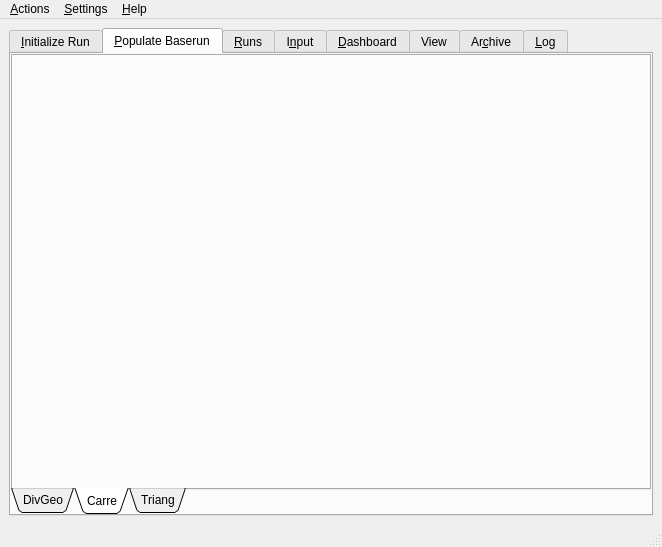
<?xml version="1.0" encoding="UTF-8"?>
<ui version="4.0">
 <author>Leon Kos</author>
 <class>MainWindow</class>
 <widget class="QMainWindow" name="MainWindow">
  <property name="enabled">
   <bool>true</bool>
  </property>
  <property name="geometry">
   <rect>
    <x>0</x>
    <y>0</y>
    <width>662</width>
    <height>547</height>
   </rect>
  </property>
  <property name="sizePolicy">
   <sizepolicy hsizetype="Expanding" vsizetype="Expanding">
    <horstretch>0</horstretch>
    <verstretch>0</verstretch>
   </sizepolicy>
  </property>
  <property name="windowTitle">
   <string>SOLPS-ITER</string>
  </property>
  <widget class="QWidget" name="centralwidget">
   <layout class="QGridLayout" name="gridLayout_8">
    <item row="0" column="0">
     <widget class="QTabWidget" name="tabWidget">
      <property name="sizePolicy">
       <sizepolicy hsizetype="Expanding" vsizetype="Expanding">
        <horstretch>0</horstretch>
        <verstretch>0</verstretch>
       </sizepolicy>
      </property>
      <property name="currentIndex">
       <number>1</number>
      </property>
      <widget class="QWidget" name="tab">
       <attribute name="title">
        <string>&amp;Initialize Run</string>
       </attribute>
       <layout class="QGridLayout" name="gridLayout_2">
        <item row="0" column="0">
         <widget class="QLabel" name="label">
          <property name="text">
           <string>Device template:</string>
          </property>
         </widget>
        </item>
        <item row="0" column="1">
         <widget class="QComboBox" name="comboBox">
          <property name="currentText">
           <string>ITER</string>
          </property>
          <item>
           <property name="text">
            <string>ITER</string>
           </property>
          </item>
          <item>
           <property name="text">
            <string>AUG</string>
           </property>
          </item>
          <item>
           <property name="text">
            <string>JET</string>
           </property>
          </item>
          <item>
           <property name="text">
            <string>COMPASS</string>
           </property>
          </item>
          <item>
           <property name="text">
            <string>MAST-U</string>
           </property>
          </item>
         </widget>
        </item>
        <item row="0" column="2">
         <widget class="QCommandLinkButton" name="initializeRuns">
          <property name="text">
           <string>Initialize Runs</string>
          </property>
         </widget>
        </item>
        <item row="1" column="0">
         <widget class="QLabel" name="label_5">
          <property name="text">
           <string>Sequence script:</string>
          </property>
         </widget>
        </item>
        <item row="2" column="0" colspan="2">
         <widget class="Script" name="script_sequence">
          <property name="plainText">
           <string>for i in range(10):
   cmd = &quot;mkdir run{0:02d}&quot;.format(i)
   self.output.emit(cmd)
self.output.emit(&quot;ls -ld run*&quot;)</string>
          </property>
         </widget>
        </item>
        <item row="2" column="2">
         <widget class="TcshEdit" name="tcsh_sequence">
          <property name="sizePolicy">
           <sizepolicy hsizetype="Expanding" vsizetype="Expanding">
            <horstretch>0</horstretch>
            <verstretch>0</verstretch>
           </sizepolicy>
          </property>
         </widget>
        </item>
        <item row="3" column="0" colspan="3">
         <widget class="QLabel" name="label_initialize_runs">
          <property name="text">
           <string>Please select working direcory in the Runs tab for sequence initialization.</string>
          </property>
          <property name="wordWrap">
           <bool>true</bool>
          </property>
         </widget>
        </item>
       </layout>
      </widget>
      <widget class="QWidget" name="tab_2">
       <attribute name="title">
        <string>&amp;Populate Baserun</string>
       </attribute>
       <layout class="QGridLayout" name="gridLayout_3">
        <property name="leftMargin">
         <number>0</number>
        </property>
        <property name="topMargin">
         <number>0</number>
        </property>
        <property name="rightMargin">
         <number>0</number>
        </property>
        <property name="bottomMargin">
         <number>0</number>
        </property>
        <property name="spacing">
         <number>0</number>
        </property>
        <item row="0" column="0">
         <widget class="QTabWidget" name="tabWidget_2">
          <property name="tabPosition">
           <enum>QTabWidget::South</enum>
          </property>
          <property name="tabShape">
           <enum>QTabWidget::Triangular</enum>
          </property>
          <property name="currentIndex">
           <number>1</number>
          </property>
          <widget class="QWidget" name="tab_16">
           <attribute name="title">
            <string>DivGeo</string>
           </attribute>
           <layout class="QGridLayout" name="gridLayout_11">
            <property name="leftMargin">
             <number>0</number>
            </property>
            <property name="topMargin">
             <number>0</number>
            </property>
            <property name="rightMargin">
             <number>0</number>
            </property>
            <property name="bottomMargin">
             <number>0</number>
            </property>
            <property name="spacing">
             <number>0</number>
            </property>
            <item row="0" column="0">
             <widget class="DivGeo" name="divgeo">
              <property name="sizePolicy">
               <sizepolicy hsizetype="Expanding" vsizetype="Expanding">
                <horstretch>0</horstretch>
                <verstretch>0</verstretch>
               </sizepolicy>
              </property>
              <property name="sizeIncrement">
               <size>
                <width>0</width>
                <height>0</height>
               </size>
              </property>
             </widget>
            </item>
           </layout>
          </widget>
          <widget class="QWidget" name="tab_15">
           <attribute name="title">
            <string>Carre</string>
           </attribute>
           <layout class="QGridLayout" name="gridLayout_12">
            <property name="leftMargin">
             <number>0</number>
            </property>
            <property name="topMargin">
             <number>0</number>
            </property>
            <property name="rightMargin">
             <number>0</number>
            </property>
            <property name="bottomMargin">
             <number>0</number>
            </property>
            <property name="spacing">
             <number>0</number>
            </property>
            <item row="0" column="0">
             <widget class="Carre" name="carre"/>
            </item>
           </layout>
          </widget>
          <widget class="QWidget" name="tab_17">
           <attribute name="title">
            <string>Triang</string>
           </attribute>
           <layout class="QGridLayout" name="gridLayout_13">
            <property name="leftMargin">
             <number>0</number>
            </property>
            <property name="topMargin">
             <number>0</number>
            </property>
            <property name="rightMargin">
             <number>0</number>
            </property>
            <property name="bottomMargin">
             <number>0</number>
            </property>
            <property name="spacing">
             <number>0</number>
            </property>
            <item row="0" column="0">
             <widget class="Triang" name="triang"/>
            </item>
           </layout>
          </widget>
         </widget>
        </item>
       </layout>
      </widget>
      <widget class="QWidget" name="tab_Runs">
       <property name="acceptDrops">
        <bool>false</bool>
       </property>
       <attribute name="title">
        <string>&amp;Runs</string>
       </attribute>
       <layout class="QGridLayout" name="gridLayout">
        <property name="leftMargin">
         <number>0</number>
        </property>
        <property name="topMargin">
         <number>0</number>
        </property>
        <property name="rightMargin">
         <number>0</number>
        </property>
        <property name="bottomMargin">
         <number>0</number>
        </property>
        <property name="spacing">
         <number>0</number>
        </property>
        <item row="1" column="0">
         <widget class="QComboBox" name="comboBoxRunFilterType"/>
        </item>
        <item row="0" column="0">
         <widget class="QPushButton" name="pushButton_Import">
          <property name="enabled">
           <bool>false</bool>
          </property>
          <property name="sizePolicy">
           <sizepolicy hsizetype="Preferred" vsizetype="Fixed">
            <horstretch>0</horstretch>
            <verstretch>0</verstretch>
           </sizepolicy>
          </property>
          <property name="maximumSize">
           <size>
            <width>16777215</width>
            <height>16777215</height>
           </size>
          </property>
          <property name="toolTip">
           <string>Imports existing run from elsewhere (with possible conversion) and puts it under selected tree.</string>
          </property>
          <property name="text">
           <string>Import</string>
          </property>
         </widget>
        </item>
        <item row="0" column="1">
         <widget class="QPushButton" name="pushButton_Archive">
          <property name="enabled">
           <bool>false</bool>
          </property>
          <property name="sizePolicy">
           <sizepolicy hsizetype="Preferred" vsizetype="Fixed">
            <horstretch>0</horstretch>
            <verstretch>0</verstretch>
           </sizepolicy>
          </property>
          <property name="maximumSize">
           <size>
            <width>16777215</width>
            <height>16777215</height>
           </size>
          </property>
          <property name="toolTip">
           <string>Moves the selected tree into Archive</string>
          </property>
          <property name="text">
           <string>Archive</string>
          </property>
         </widget>
        </item>
        <item row="0" column="2">
         <widget class="QPushButton" name="pushButton_Run">
          <property name="enabled">
           <bool>false</bool>
          </property>
          <property name="sizePolicy">
           <sizepolicy hsizetype="Preferred" vsizetype="Fixed">
            <horstretch>0</horstretch>
            <verstretch>0</verstretch>
           </sizepolicy>
          </property>
          <property name="maximumSize">
           <size>
            <width>16777215</width>
            <height>16777215</height>
           </size>
          </property>
          <property name="toolTip">
           <string>Starts the run with the method selected in Preferences</string>
          </property>
          <property name="text">
           <string>Run</string>
          </property>
         </widget>
        </item>
        <item row="0" column="3">
         <widget class="QPushButton" name="pushButton_Stop">
          <property name="enabled">
           <bool>false</bool>
          </property>
          <property name="sizePolicy">
           <sizepolicy hsizetype="Preferred" vsizetype="Fixed">
            <horstretch>0</horstretch>
            <verstretch>0</verstretch>
           </sizepolicy>
          </property>
          <property name="maximumSize">
           <size>
            <width>16777215</width>
            <height>16777215</height>
           </size>
          </property>
          <property name="toolTip">
           <string>Creates b2mn.exe.dir/.quit that
should eventually stop the run.</string>
          </property>
          <property name="text">
           <string>Stop</string>
          </property>
         </widget>
        </item>
        <item row="0" column="4">
         <widget class="QPushButton" name="pushButton_Continue">
          <property name="enabled">
           <bool>false</bool>
          </property>
          <property name="sizePolicy">
           <sizepolicy hsizetype="Preferred" vsizetype="Fixed">
            <horstretch>0</horstretch>
            <verstretch>0</verstretch>
           </sizepolicy>
          </property>
          <property name="maximumSize">
           <size>
            <width>16777215</width>
            <height>16777215</height>
           </size>
          </property>
          <property name="toolTip">
           <string>Copies b2fstate to b2fstati
and starts the run</string>
          </property>
          <property name="text">
           <string>Continue</string>
          </property>
         </widget>
        </item>
        <item row="0" column="5">
         <widget class="QPushButton" name="pushButton_Edit">
          <property name="enabled">
           <bool>false</bool>
          </property>
          <property name="sizePolicy">
           <sizepolicy hsizetype="Preferred" vsizetype="Fixed">
            <horstretch>0</horstretch>
            <verstretch>0</verstretch>
           </sizepolicy>
          </property>
          <property name="maximumSize">
           <size>
            <width>16777215</width>
            <height>16777215</height>
           </size>
          </property>
          <property name="text">
           <string>Edit</string>
          </property>
         </widget>
        </item>
        <item row="1" column="1" colspan="2">
         <widget class="QCheckBox" name="filterCaseSensitivityCheckBox">
          <property name="text">
           <string>Case sensitive filter</string>
          </property>
         </widget>
        </item>
        <item row="0" column="6">
         <widget class="PutIDS" name="put_edge_ids"/>
        </item>
        <item row="0" column="7">
         <widget class="GetIDS" name="get_edge_ids"/>
        </item>
        <item row="1" column="3" colspan="4">
         <widget class="QLineEdit" name="lineEditRunFilter">
          <property name="sizePolicy">
           <sizepolicy hsizetype="Preferred" vsizetype="Fixed">
            <horstretch>0</horstretch>
            <verstretch>0</verstretch>
           </sizepolicy>
          </property>
          <property name="text">
           <string/>
          </property>
         </widget>
        </item>
        <item row="1" column="7">
         <widget class="QPushButton" name="pushButton_Filter">
          <property name="enabled">
           <bool>true</bool>
          </property>
          <property name="text">
           <string>Filter</string>
          </property>
         </widget>
        </item>
        <item row="2" column="0" colspan="8">
         <widget class="QTreeView" name="treeViewRuns">
          <property name="dragEnabled">
           <bool>false</bool>
          </property>
          <property name="alternatingRowColors">
           <bool>true</bool>
          </property>
          <property name="textElideMode">
           <enum>Qt::ElideRight</enum>
          </property>
         </widget>
        </item>
       </layout>
      </widget>
      <widget class="QWidget" name="tab_Input">
       <attribute name="title">
        <string>I&amp;nput</string>
       </attribute>
       <layout class="QGridLayout" name="gridLayout_7">
        <item row="0" column="0">
         <widget class="SolpsInput" name="solpsinput"/>
        </item>
       </layout>
      </widget>
      <widget class="QWidget" name="tab_4">
       <attribute name="title">
        <string>&amp;Dashboard</string>
       </attribute>
       <layout class="QGridLayout" name="gridLayout_10">
        <item row="0" column="0" colspan="2">
         <widget class="TcshEdit" name="tcsh">
          <property name="sizePolicy">
           <sizepolicy hsizetype="Expanding" vsizetype="Minimum">
            <horstretch>0</horstretch>
            <verstretch>0</verstretch>
           </sizepolicy>
          </property>
         </widget>
        </item>
        <item row="1" column="0">
         <widget class="QLineEdit" name="lineEdit">
          <property name="sizePolicy">
           <sizepolicy hsizetype="Minimum" vsizetype="Minimum">
            <horstretch>0</horstretch>
            <verstretch>0</verstretch>
           </sizepolicy>
          </property>
          <property name="maximumSize">
           <size>
            <width>202</width>
            <height>16777215</height>
           </size>
          </property>
          <property name="text">
           <string>b2fstate_OK</string>
          </property>
         </widget>
        </item>
        <item row="1" column="1">
         <widget class="QPushButton" name="pushButton_10">
          <property name="sizePolicy">
           <sizepolicy hsizetype="Maximum" vsizetype="Minimum">
            <horstretch>0</horstretch>
            <verstretch>0</verstretch>
           </sizepolicy>
          </property>
          <property name="text">
           <string>Run tcsh</string>
          </property>
         </widget>
        </item>
        <item row="2" column="0">
         <widget class="Director" name="director">
          <property name="toolTip">
           <string>Director for emiting selected run</string>
          </property>
          <property name="whatsThis">
           <string>This widget receives a selected run and directs    it further in various ways depending on the Check state.   </string>
          </property>
          <property name="text">
           <string>Director</string>
          </property>
          <property name="checked">
           <bool>true</bool>
          </property>
          <property name="tristate">
           <bool>false</bool>
          </property>
         </widget>
        </item>
        <item row="2" column="1" colspan="2">
         <widget class="QLabel" name="label_7">
          <property name="text">
           <string>Please select current run in the Runs tab.</string>
          </property>
          <property name="wordWrap">
           <bool>true</bool>
          </property>
         </widget>
        </item>
        <item row="0" column="2" rowspan="2">
         <layout class="QGridLayout" name="gridLayout_9">
          <item row="1" column="0">
           <layout class="QHBoxLayout" name="horizontalLayout_2">
            <item>
             <widget class="SolpsPlots" name="solpsplots">
              <property name="inputMethodHints">
               <set>Qt::ImhNone</set>
              </property>
              <property name="currentIndex">
               <number>-1</number>
              </property>
              <property name="frame">
               <bool>false</bool>
              </property>
             </widget>
            </item>
            <item>
             <widget class="QPushButton" name="pushButton_9">
              <property name="maximumSize">
               <size>
                <width>100</width>
                <height>16777215</height>
               </size>
              </property>
              <property name="text">
               <string>Plot</string>
              </property>
             </widget>
            </item>
           </layout>
          </item>
          <item row="0" column="0">
           <widget class="Gnuplot" name="gnuplot">
            <property name="sizePolicy">
             <sizepolicy hsizetype="Expanding" vsizetype="Expanding">
              <horstretch>0</horstretch>
              <verstretch>0</verstretch>
             </sizepolicy>
            </property>
           </widget>
          </item>
         </layout>
        </item>
       </layout>
       <zorder>lineEdit</zorder>
       <zorder>pushButton_10</zorder>
       <zorder>director</zorder>
       <zorder>label_7</zorder>
       <zorder>tcsh</zorder>
      </widget>
      <widget class="QWidget" name="tab_3">
       <attribute name="title">
        <string>View</string>
       </attribute>
       <layout class="QGridLayout" name="gridLayout_4">
        <item row="0" column="0">
         <widget class="SolpsInput" name="solpsview">
          <property name="currentIndex">
           <number>2</number>
          </property>
          <widget class="QWidget" name="tab_14">
           <attribute name="title">
            <string>b2mn.prt</string>
           </attribute>
          </widget>
          <widget class="QWidget" name="tab_7">
           <attribute name="title">
            <string>run.log</string>
           </attribute>
          </widget>
          <widget class="QWidget" name="tab_10">
           <attribute name="title">
            <string>run.log.gz</string>
           </attribute>
          </widget>
          <widget class="QWidget" name="tab_11">
           <attribute name="title">
            <string>b2fgmtry</string>
           </attribute>
          </widget>
          <widget class="QWidget" name="tab_8">
           <attribute name="title">
            <string>b2fstati</string>
           </attribute>
          </widget>
          <widget class="QWidget" name="tab_13">
           <attribute name="title">
            <string>b2fpardf</string>
           </attribute>
          </widget>
          <widget class="QWidget" name="tab_12">
           <attribute name="title">
            <string>b2frates</string>
           </attribute>
          </widget>
          <widget class="QWidget" name="tab_9">
           <attribute name="title">
            <string>b2fstate</string>
           </attribute>
          </widget>
         </widget>
        </item>
       </layout>
      </widget>
      <widget class="QWidget" name="tab_5">
       <attribute name="title">
        <string>Ar&amp;chive</string>
       </attribute>
       <layout class="QGridLayout" name="gridLayout_5">
        <item row="0" column="1">
         <spacer name="horizontalSpacer">
          <property name="orientation">
           <enum>Qt::Horizontal</enum>
          </property>
          <property name="sizeHint" stdset="0">
           <size>
            <width>40</width>
            <height>20</height>
           </size>
          </property>
         </spacer>
        </item>
        <item row="0" column="0">
         <widget class="QPushButton" name="pushButton_Restore">
          <property name="enabled">
           <bool>false</bool>
          </property>
          <property name="text">
           <string>Restore</string>
          </property>
         </widget>
        </item>
        <item row="1" column="0" colspan="2">
         <widget class="QTreeView" name="treeViewArchive"/>
        </item>
       </layout>
      </widget>
      <widget class="QWidget" name="tab_6">
       <attribute name="title">
        <string>&amp;Log</string>
       </attribute>
       <layout class="QGridLayout" name="gridLayout_6">
        <item row="0" column="0">
         <widget class="QPlainTextEdit" name="plainTextEdit_Log">
          <property name="enabled">
           <bool>true</bool>
          </property>
          <property name="acceptDrops">
           <bool>false</bool>
          </property>
          <property name="autoFillBackground">
           <bool>false</bool>
          </property>
          <property name="lineWrapMode">
           <enum>QPlainTextEdit::WidgetWidth</enum>
          </property>
          <property name="readOnly">
           <bool>true</bool>
          </property>
          <property name="placeholderText">
           <string notr="true"/>
          </property>
         </widget>
        </item>
       </layout>
      </widget>
     </widget>
    </item>
   </layout>
  </widget>
  <widget class="QStatusBar" name="statusbar"/>
  <widget class="QMenuBar" name="menubar">
   <property name="geometry">
    <rect>
     <x>0</x>
     <y>0</y>
     <width>662</width>
     <height>20</height>
    </rect>
   </property>
   <widget class="QMenu" name="menuFile">
    <property name="title">
     <string>&amp;Actions</string>
    </property>
    <addaction name="actionExit"/>
   </widget>
   <widget class="QMenu" name="menuSettings">
    <property name="title">
     <string>&amp;Settings</string>
    </property>
    <addaction name="actionRuns"/>
    <addaction name="actionPreferences"/>
   </widget>
   <widget class="QMenu" name="menu_Help">
    <property name="title">
     <string>&amp;Help</string>
    </property>
    <addaction name="actionAbout"/>
    <addaction name="actionAbout_Qt"/>
   </widget>
   <addaction name="menuFile"/>
   <addaction name="menuSettings"/>
   <addaction name="menu_Help"/>
  </widget>
  <action name="actionExit">
   <property name="text">
    <string>E&amp;xit</string>
   </property>
   <property name="shortcut">
    <string>Ctrl+Q</string>
   </property>
  </action>
  <action name="actionRuns">
   <property name="text">
    <string>&amp;Runs</string>
   </property>
  </action>
  <action name="actionAbout">
   <property name="text">
    <string>About</string>
   </property>
  </action>
  <action name="actionAbout_Qt">
   <property name="text">
    <string>About Qt</string>
   </property>
  </action>
  <action name="actionPreferences">
   <property name="text">
    <string>Preferences</string>
   </property>
  </action>
 </widget>
 <customwidgets>
  <customwidget>
   <class>Carre</class>
   <extends>QWidget</extends>
   <header>carre</header>
  </customwidget>
  <customwidget>
   <class>Director</class>
   <extends>QCheckBox</extends>
   <header>director</header>
  </customwidget>
  <customwidget>
   <class>DivGeo</class>
   <extends>QWidget</extends>
   <header>divgeo</header>
  </customwidget>
  <customwidget>
   <class>GetIDS</class>
   <extends>QWidget</extends>
   <header>get_edge_ids</header>
  </customwidget>
  <customwidget>
   <class>Gnuplot</class>
   <extends>QWidget</extends>
   <header>gnuplot</header>
   <container>1</container>
  </customwidget>
  <customwidget>
   <class>PutIDS</class>
   <extends>QWidget</extends>
   <header>put_edge_ids</header>
  </customwidget>
  <customwidget>
   <class>Script</class>
   <extends>QPlainTextEdit</extends>
   <header>script</header>
  </customwidget>
  <customwidget>
   <class>SolpsInput</class>
   <extends>QTabWidget</extends>
   <header>solpsinput</header>
   <container>1</container>
  </customwidget>
  <customwidget>
   <class>SolpsPlots</class>
   <extends>QComboBox</extends>
   <header>solpsplots</header>
  </customwidget>
  <customwidget>
   <class>TcshEdit</class>
   <extends>QWidget</extends>
   <header>tcsh</header>
  </customwidget>
  <customwidget>
   <class>Triang</class>
   <extends>QWidget</extends>
   <header>triang</header>
  </customwidget>
 </customwidgets>
 <resources/>
 <connections>
  <connection>
   <sender>actionExit</sender>
   <signal>triggered()</signal>
   <receiver>MainWindow</receiver>
   <slot>close()</slot>
   <hints>
    <hint type="sourcelabel">
     <x>-1</x>
     <y>-1</y>
    </hint>
    <hint type="destinationlabel">
     <x>299</x>
     <y>186</y>
    </hint>
   </hints>
  </connection>
  <connection>
   <sender>director</sender>
   <signal>rundir_passthrough(QString)</signal>
   <receiver>label_7</receiver>
   <slot>setText(QString)</slot>
   <hints>
    <hint type="sourcelabel">
     <x>54</x>
     <y>504</y>
    </hint>
    <hint type="destinationlabel">
     <x>468</x>
     <y>504</y>
    </hint>
   </hints>
  </connection>
  <connection>
   <sender>director</sender>
   <signal>rundir_checktrigger()</signal>
   <receiver>solpsplots</receiver>
   <slot>triggerTextChanged()</slot>
   <hints>
    <hint type="sourcelabel">
     <x>54</x>
     <y>504</y>
    </hint>
    <hint type="destinationlabel">
     <x>536</x>
     <y>474</y>
    </hint>
   </hints>
  </connection>
  <connection>
   <sender>director</sender>
   <signal>rundir_passthrough(QString)</signal>
   <receiver>solpsview</receiver>
   <slot>setRundir(QString)</slot>
   <hints>
    <hint type="sourcelabel">
     <x>54</x>
     <y>504</y>
    </hint>
    <hint type="destinationlabel">
     <x>101</x>
     <y>74</y>
    </hint>
   </hints>
  </connection>
  <connection>
   <sender>tabWidget</sender>
   <signal>currentChanged(int)</signal>
   <receiver>solpsview</receiver>
   <slot>view_files(int)</slot>
   <hints>
    <hint type="sourcelabel">
     <x>409</x>
     <y>45</y>
    </hint>
    <hint type="destinationlabel">
     <x>101</x>
     <y>74</y>
    </hint>
   </hints>
  </connection>
  <connection>
   <sender>director</sender>
   <signal>rundir_passthrough(QString)</signal>
   <receiver>label_initialize_runs</receiver>
   <slot>setText(QString)</slot>
   <hints>
    <hint type="sourcelabel">
     <x>54</x>
     <y>504</y>
    </hint>
    <hint type="destinationlabel">
     <x>112</x>
     <y>504</y>
    </hint>
   </hints>
  </connection>
  <connection>
   <sender>initializeRuns</sender>
   <signal>clicked()</signal>
   <receiver>script_sequence</receiver>
   <slot>run()</slot>
   <hints>
    <hint type="sourcelabel">
     <x>352</x>
     <y>65</y>
    </hint>
    <hint type="destinationlabel">
     <x>199</x>
     <y>177</y>
    </hint>
   </hints>
  </connection>
  <connection>
   <sender>script_sequence</sender>
   <signal>output(QString)</signal>
   <receiver>tcsh_sequence</receiver>
   <slot>setAndExecuteTcshCommand(QString)</slot>
   <hints>
    <hint type="sourcelabel">
     <x>199</x>
     <y>177</y>
    </hint>
    <hint type="destinationlabel">
     <x>352</x>
     <y>128</y>
    </hint>
   </hints>
  </connection>
  <connection>
   <sender>director</sender>
   <signal>rundir_passthrough(QString)</signal>
   <receiver>tcsh_sequence</receiver>
   <slot>setRunDir(QString)</slot>
   <hints>
    <hint type="sourcelabel">
     <x>54</x>
     <y>504</y>
    </hint>
    <hint type="destinationlabel">
     <x>352</x>
     <y>128</y>
    </hint>
   </hints>
  </connection>
  <connection>
   <sender>director</sender>
   <signal>rundir_passthrough(QString)</signal>
   <receiver>tcsh</receiver>
   <slot>setRunDir(QString)</slot>
   <hints>
    <hint type="sourcelabel">
     <x>54</x>
     <y>504</y>
    </hint>
    <hint type="destinationlabel">
     <x>72</x>
     <y>65</y>
    </hint>
   </hints>
  </connection>
  <connection>
   <sender>lineEdit</sender>
   <signal>textChanged(QString)</signal>
   <receiver>tcsh</receiver>
   <slot>setTcshCommand(QString)</slot>
   <hints>
    <hint type="sourcelabel">
     <x>54</x>
     <y>477</y>
    </hint>
    <hint type="destinationlabel">
     <x>72</x>
     <y>65</y>
    </hint>
   </hints>
  </connection>
  <connection>
   <sender>pushButton_10</sender>
   <signal>clicked()</signal>
   <receiver>tcsh</receiver>
   <slot>executeTcshCommand()</slot>
   <hints>
    <hint type="sourcelabel">
     <x>307</x>
     <y>477</y>
    </hint>
    <hint type="destinationlabel">
     <x>72</x>
     <y>65</y>
    </hint>
   </hints>
  </connection>
  <connection>
   <sender>solpsplots</sender>
   <signal>editTextChanged(QString)</signal>
   <receiver>gnuplot</receiver>
   <slot>setSolpsPlotCommand(QString)</slot>
   <hints>
    <hint type="sourcelabel">
     <x>536</x>
     <y>474</y>
    </hint>
    <hint type="destinationlabel">
     <x>336</x>
     <y>66</y>
    </hint>
   </hints>
  </connection>
  <connection>
   <sender>solpsplots</sender>
   <signal>returnPressed()</signal>
   <receiver>gnuplot</receiver>
   <slot>executeSolpsPlotCommand()</slot>
   <hints>
    <hint type="sourcelabel">
     <x>536</x>
     <y>474</y>
    </hint>
    <hint type="destinationlabel">
     <x>336</x>
     <y>66</y>
    </hint>
   </hints>
  </connection>
  <connection>
   <sender>pushButton_9</sender>
   <signal>clicked()</signal>
   <receiver>gnuplot</receiver>
   <slot>executeSolpsPlotCommand()</slot>
   <hints>
    <hint type="sourcelabel">
     <x>639</x>
     <y>475</y>
    </hint>
    <hint type="destinationlabel">
     <x>336</x>
     <y>66</y>
    </hint>
   </hints>
  </connection>
  <connection>
   <sender>director</sender>
   <signal>rundir_passthrough(QString)</signal>
   <receiver>gnuplot</receiver>
   <slot>setRunDir(QString)</slot>
   <hints>
    <hint type="sourcelabel">
     <x>54</x>
     <y>504</y>
    </hint>
    <hint type="destinationlabel">
     <x>336</x>
     <y>66</y>
    </hint>
   </hints>
  </connection>
  <connection>
   <sender>director</sender>
   <signal>rundir_passthrough(QString)</signal>
   <receiver>divgeo</receiver>
   <slot>setRunDir(QString)</slot>
   <hints>
    <hint type="sourcelabel">
     <x>54</x>
     <y>504</y>
    </hint>
    <hint type="destinationlabel">
     <x>110</x>
     <y>76</y>
    </hint>
   </hints>
  </connection>
  <connection>
   <sender>director</sender>
   <signal>rundir_passthrough(QString)</signal>
   <receiver>put_edge_ids</receiver>
   <slot>setRunDir(QString)</slot>
   <hints>
    <hint type="sourcelabel">
     <x>53</x>
     <y>504</y>
    </hint>
    <hint type="destinationlabel">
     <x>530</x>
     <y>67</y>
    </hint>
   </hints>
  </connection>
  <connection>
   <sender>director</sender>
   <signal>rundir_passthrough(QString)</signal>
   <receiver>get_edge_ids</receiver>
   <slot>setDirPath(QString)</slot>
   <hints>
    <hint type="sourcelabel">
     <x>42</x>
     <y>504</y>
    </hint>
    <hint type="destinationlabel">
     <x>610</x>
     <y>67</y>
    </hint>
   </hints>
  </connection>
  <connection>
   <sender>director</sender>
   <signal>rundir_passthrough(QString)</signal>
   <receiver>triang</receiver>
   <slot>setRunDir(QString)</slot>
   <hints>
    <hint type="sourcelabel">
     <x>120</x>
     <y>494</y>
    </hint>
    <hint type="destinationlabel">
     <x>330</x>
     <y>272</y>
    </hint>
   </hints>
  </connection>
  <connection>
   <sender>director</sender>
   <signal>rundir_passthrough(QString)</signal>
   <receiver>carre</receiver>
   <slot>setRunDir(QString)</slot>
   <hints>
    <hint type="sourcelabel">
     <x>120</x>
     <y>494</y>
    </hint>
    <hint type="destinationlabel">
     <x>330</x>
     <y>272</y>
    </hint>
   </hints>
  </connection>
 </connections>
 <designerdata>
  <property name="gridDeltaX">
   <number>10</number>
  </property>
  <property name="gridDeltaY">
   <number>10</number>
  </property>
  <property name="gridSnapX">
   <bool>true</bool>
  </property>
  <property name="gridSnapY">
   <bool>true</bool>
  </property>
  <property name="gridVisible">
   <bool>true</bool>
  </property>
 </designerdata>
</ui>
